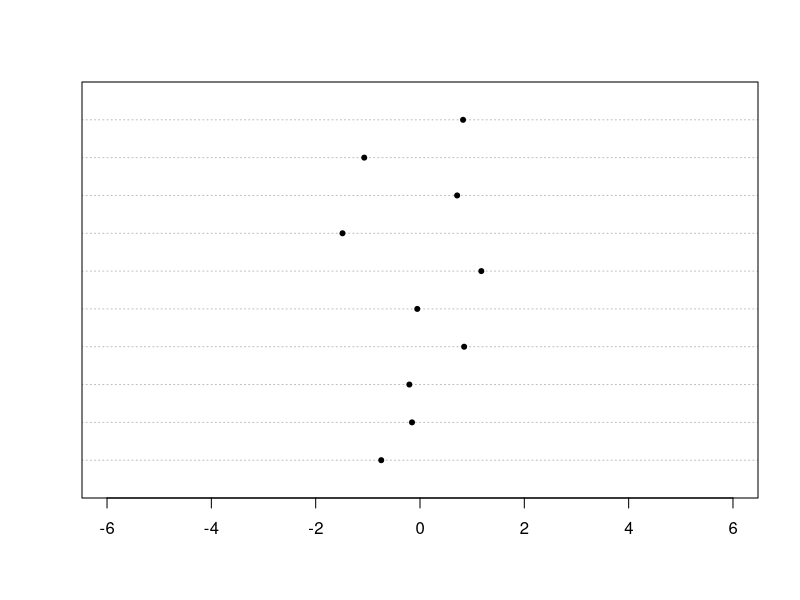
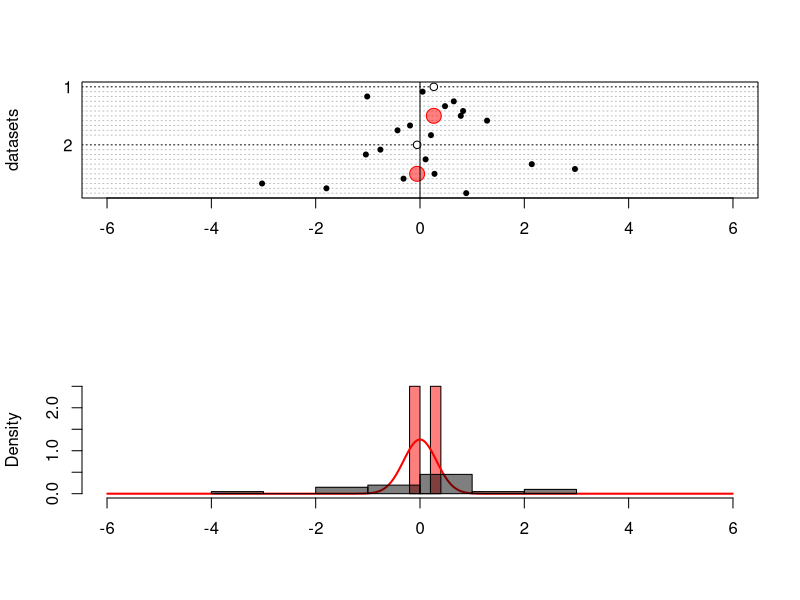
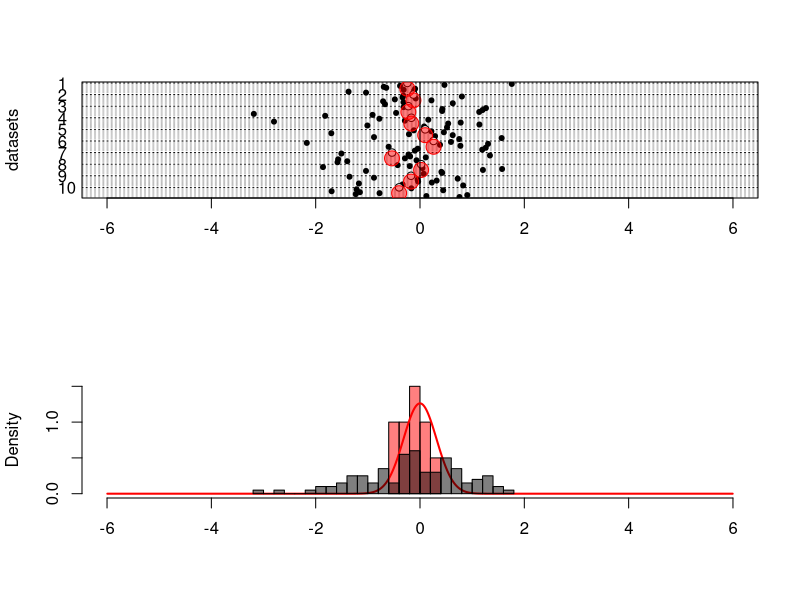
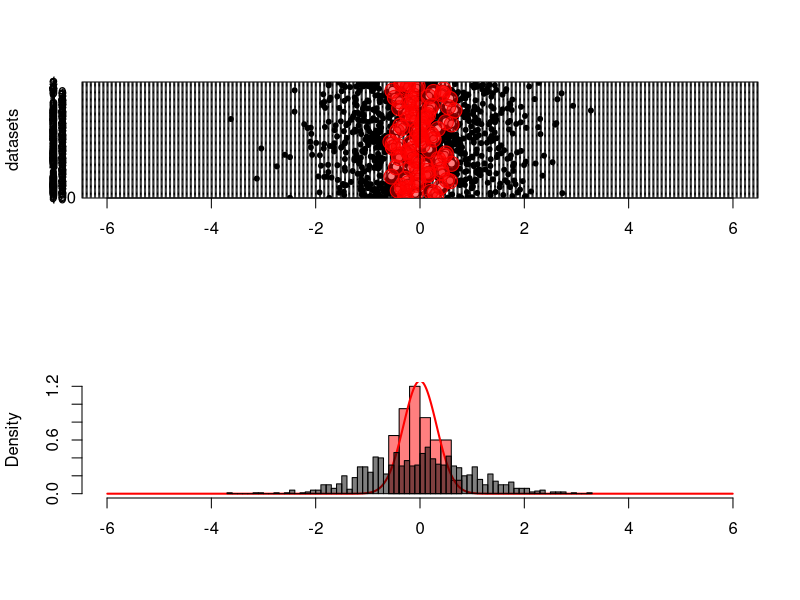
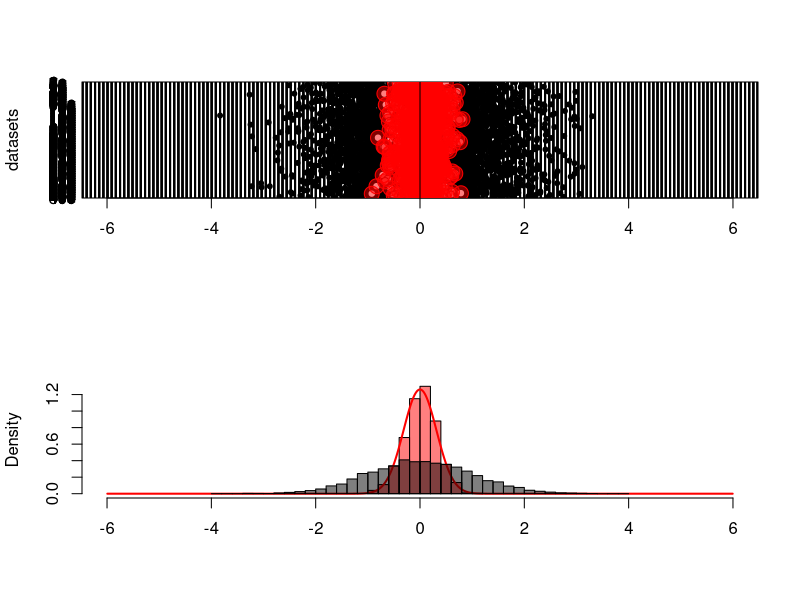
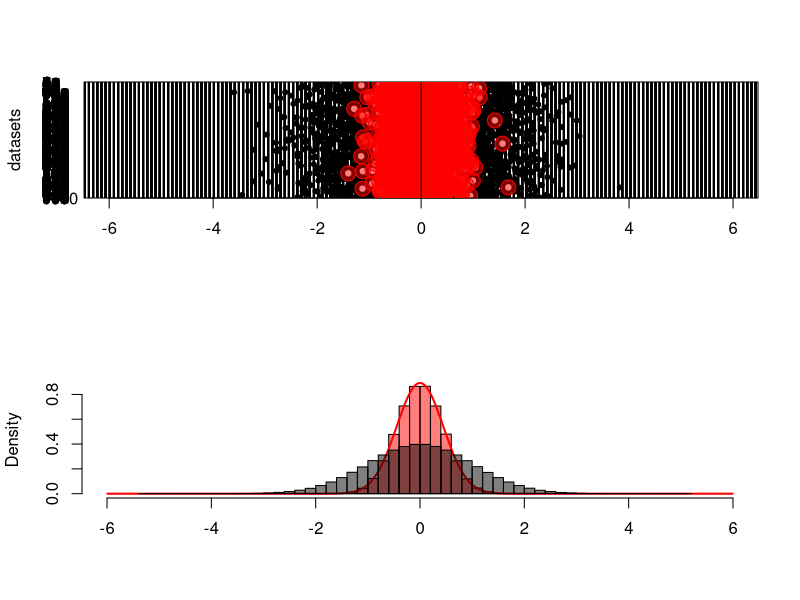
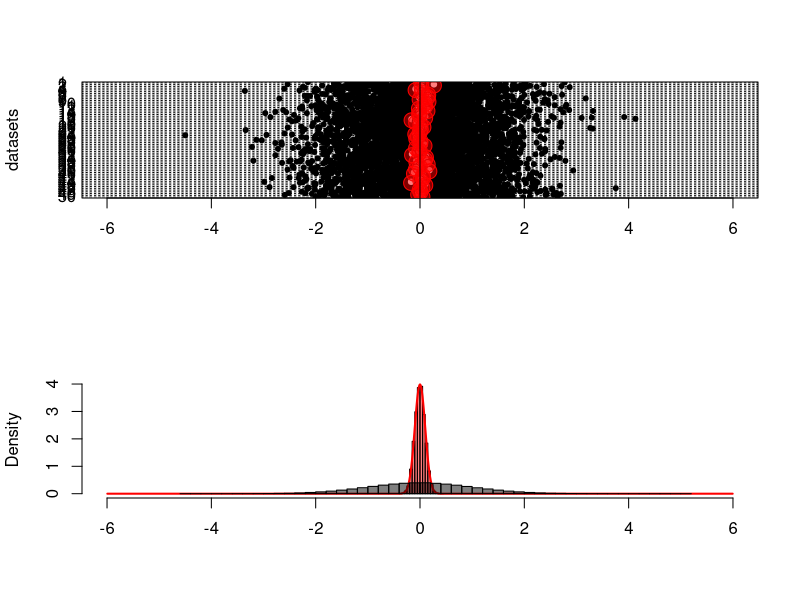
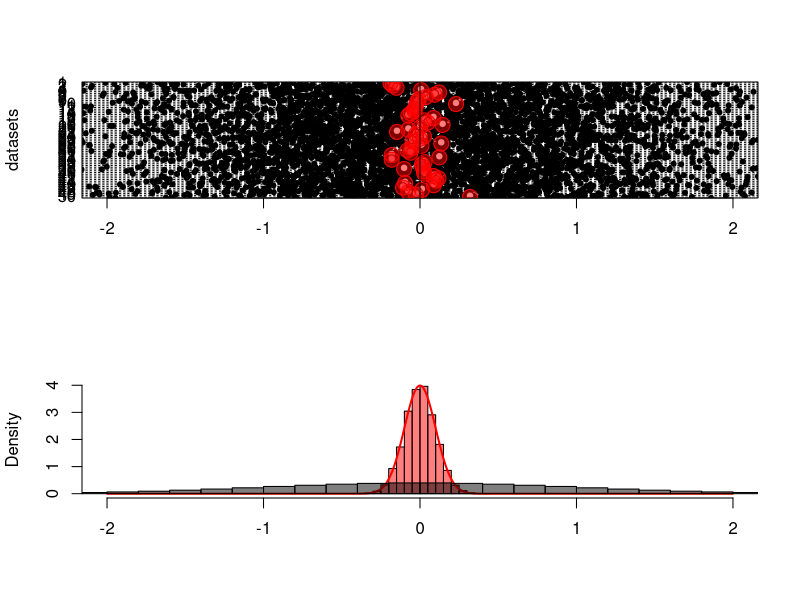

R code for these plots, in order:
#!/usr/bin/R

dchart <- function(x, ..., gcex=2.5, gcol='red', gbg=adjustcolor("red",.5), gpch=21 ) {
    dotchart(x,...)
    points( colMeans(x), (ncol(x):1)*(nrow(x)+2)-nrow(x)/2-2, cex=gcex, col=gcol, bg=gbg, pch=gpch )
}

#######
# look at CLT and approach to normality of sampling distribution

# plot one example
f <- function (...,plotit=TRUE) {
    x <- rdata(n)
    if (plotit) { dotchart(x,xlim=xlims,pch=20,...) }
    mean(x)
}

# plot lots of examples
fmat <- function(nreps=20,...) {
    nreps <- min( nreps, floor(2e6/n) )
    xx <- matrix(rdata(n*nreps),nrow=n)
    dothese <- 1:min(ncol(xx), floor(5000/n))
    layout(1:2)
    dchart(xx[,dothese,drop=FALSE],xlim=xlims,gdata=colMeans(xx[,dothese,drop=FALSE]),labels=NA,pch=20,gcex=2,ylab='datasets',...)
    abline(v=0)
    cmh <- hist(colMeans(xx),xlim=xlims,col=adjustcolor("red",.5),freq=FALSE,main='',xlab='')
    xbreaks <- seq(xlims[1],xlims[2],length.out=1000)
    xmids <- xbreaks[-1]-diff(xbreaks)/2
    lines(xmids, diff( pnorm( xbreaks, mean=rmean, sd=rsd/sqrt(n) ) )/diff(xbreaks), col='red', lwd=2 )
    hist(as.vector(xx),add=TRUE,freq=FALSE,col=adjustcolor("black",.5),breaks=min(50,length(xx)/4))
    xvals <- seq(xlims[1],xlims[2],length.out=100)
    layout(1)
    invisible(colMeans(xx))
}

#
n <- 10
rdata <- rnorm  
rmean <- 0
rsd <- 1

xlims <- c(-6,6)
hbreaks <- seq(xlims[1],xlims[2],length.out=20)

# do each of these a few times
f()
fmat(2)
fmat(10)
fmat(100)
fmat(1000)

## compare sample sizes
rdata <- rnorm  # want this to return random variates with SD=1
rmean <- 0
rsd <- 1
xlims <- c(-6,6)

n <- 5
fmat(1000000)

xlims <- c(-6,6)
n <- 100
fmat(10000)

xlims <- c(-2,2)
n <- 100
fmat(10000)


##
# ok, now with exponential data
rdata <- rexp
rmean <- 1
rsd <- 1

xlims <- c(-1,7)
n <- 5
fmat(1000000)

xlims <- c(-1,7)
n <- 100
fmat(10000)

xlims <- c(0,2)
n <- 100
fmat(10000)

##
# and, transformed
rdata <- function (n) { (log(rexp(n)) + .577)/1.28 }
rmean <- 0
rsd <- 1

xlims <- c(-3,3)
n <- 5
fmat(1000000)

xlims <- c(-3,3)
n <- 100
fmat(10000)

xlims <- c(-1,1)
n <- 100
fmat(10000)

##
#  Truncated Cauchy??
rdata <- function (n) { x <- rcauchy(n); x[abs(x)>50] <- rnorm(sum(abs(x)>50)); x }
rmean <- 0
rsd <- 5.5

xlims <- c(-20,20)
n <- 5
fmat(1000000)

xlims <- c(-20,20)
n <- 100
fmat(10000)

xlims <- c(-2,2)
n <- 100
fmat(10000)



#######
# Explore what happens to a $t$-test under deviations from the assumptions.

# plot lots of examples
ft <- function(nreps=10000,...) {
    nreps <- min( nreps, floor(2e6/n) )
    xx <- matrix(rdata(n*nreps),nrow=n)
    yy <- matrix(rdata(n*nreps),nrow=n)
    ttt <- lapply( 1:nreps, function (k) t.test( xx[,k], yy[,k] ) )
    tt <- sapply( ttt, "[[", "statistic" )
    # attr(tt,"df") <- mean( sapply( ttt, "[[", "parameter" ) )
    df <- attr(tt,"df") <- 2*(n-1)
    layout(1:2)
    th <- hist(tt,xlim=c(-3,3),breaks=50)
    xvals <- seq(-3,3,length.out=100)
    xmids <- xvals[-1] - diff(xvals)/2
    lines( th$mids, sum(th$counts) * diff( pt(th$breaks, df=attr(tt,"df")) ), col='red' )
    qtiles <- seq(0,.1,length.out=100)
    plot( qtiles, pt(quantile(tt,prob=qtiles),df=df), type='l', lwd=2, xlab='true P-value', ylab='estimated P-value' )
    points( .05, pt(quantile(tt,prob=.05),df=df) )
    lines( c(.05,.05,0), c(0, pt(quantile(tt,prob=.05),df=df), pt(quantile(tt,prob=.05),df=df) ) )
    abline(0,1,col='red')
    layout(1)
    return(invisible(tt))
}

# Normal
n <- 10
rdata <- rnorm  # want this to return random variates with SD=1
ft()


# Exponential plus outliers
rdata <- function (n) c( rexp(floor(.9*n)), rexp(n-floor(.9*n),rate=1/1000) )
ft()

# Cauchy???
rdata <- rcauchy
ft()

